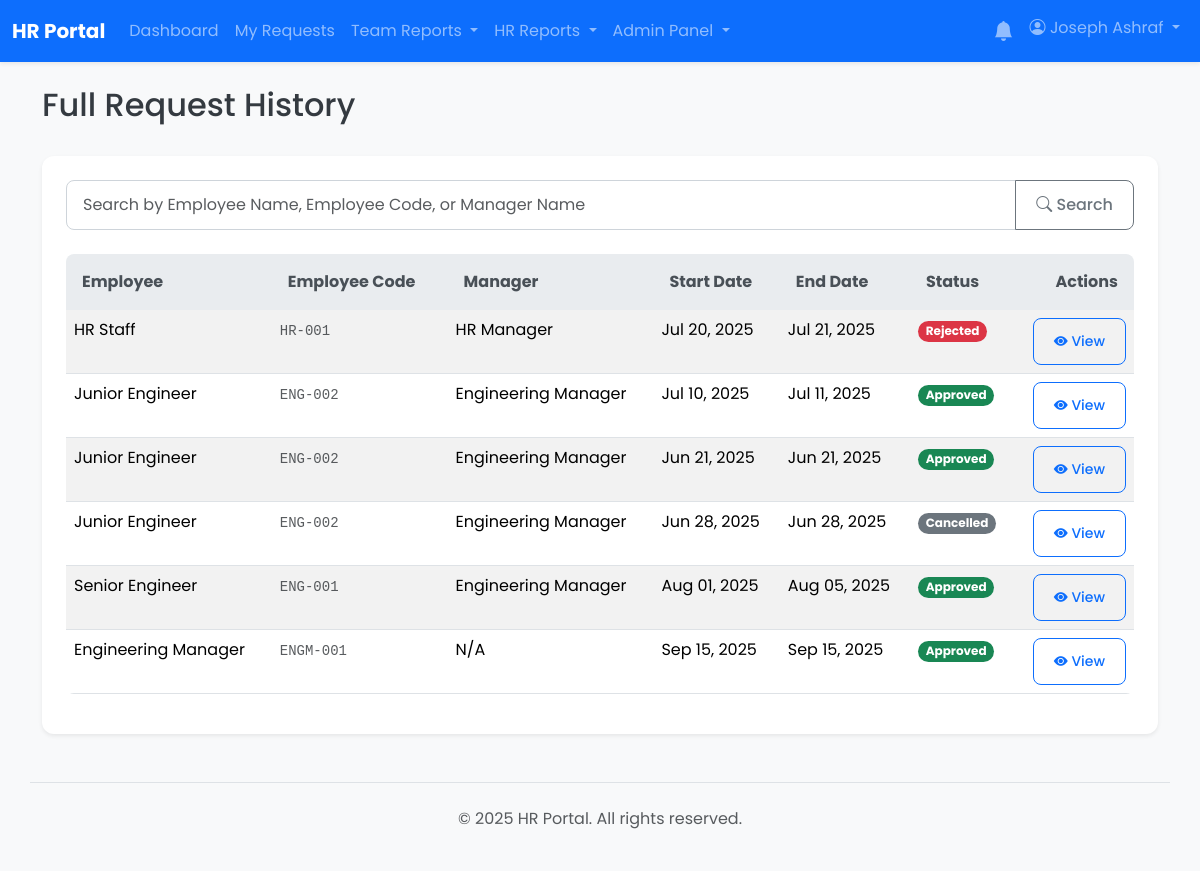
Page /reports/hr_history.php (signed in) on the committed database.
### tables this page shows
CREATE TABLE `vacation_requests` (
  `id` int(11) NOT NULL,
  `user_id` int(11) NOT NULL,
  `start_date` date NOT NULL,
  `end_date` date NOT NULL,
  `duration_days` int(11) DEFAULT NULL,
  `reason` text DEFAULT NULL,
  `manager_id` int(11) DEFAULT NULL,
  `status` enum('pending_manager','pending_hr','approved','rejected','cancelled') NOT NULL DEFAULT 'pending_manager',
  `leave_type_id` int(11) DEFAULT NULL,
  `manager_action_at` timestamp NULL DEFAULT NULL,
  `hr_id` int(11) DEFAULT NULL,
  `hr_action_at` timestamp NULL DEFAULT NULL,
  `rejection_reason` text DEFAULT NULL,
  `created_at` timestamp NOT NULL DEFAULT current_timestamp()
);

CREATE TABLE `users` (
  `id` int(11) NOT NULL,
  `employee_code` varchar(50) DEFAULT NULL,
  `full_name` varchar(255) NOT NULL,
  `email` varchar(255) NOT NULL,
  `password` varchar(255) NOT NULL,
  `role` enum('user','manager','hr','hr_manager','admin') NOT NULL DEFAULT 'user',
  `shift_id` int(11) DEFAULT NULL,
  `department_id` int(11) DEFAULT NULL,
  `direct_manager_id` int(11) DEFAULT NULL,
  `is_active` tinyint(1) NOT NULL DEFAULT 1,
  `must_change_password` tinyint(1) NOT NULL DEFAULT 0,
  `created_at` timestamp NOT NULL DEFAULT current_timestamp(),
  `updated_at` timestamp NOT NULL DEFAULT current_timestamp() ON UPDATE current_timestamp()
);

### app/core/helpers.php (called while the page is built, shortened)
<?php
function getStatusBadgeClass($status) {
    $map = [
        'pending_manager' => 'bg-warning text-dark',
        'pending_hr' => 'bg-info text-dark',
        'approved' => 'bg-success',
        'rejected' => 'bg-danger',
        'cancelled' => 'bg-secondary',
    ];
    return $map[$status] ?? 'bg-light text-dark';
}
function getStatusText($status) {
    return ucwords(str_replace('_', ' ', $status));
}

### reports/hr_history.php (the view, shortened to what this page needs)
<?php
require_once __DIR__ . '/../app/core/database.php';
require_once __DIR__ . '/../app/core/helpers.php';
$sql = "
    SELECT r.*, u.full_name AS user_name, u.employee_code AS user_employee_code, m.full_name AS manager_name
    FROM vacation_requests r
    JOIN users u ON r.user_id = u.id
    LEFT JOIN users m ON r.manager_id = m.id
";
$params = [];
$sql .= " ORDER BY r.created_at DESC";
try {
    $stmt = $pdo->prepare($sql);
    $stmt->execute($params);
    $requests = $stmt->fetchAll();
} catch (PDOException $e) {
    error_log("Error fetching HR history: " . $e->getMessage());
    $requests = [];
}
include __DIR__ . '/../app/templates/header.php';
?>
<div class="d-flex justify-content-between align-items-center mb-4">
    <h1 class="h2">Full Request History</h1>
</div>
<div class="card shadow-sm">
    <div class="card-body">
        <form action="hr_history.php" method="get" class="mb-4">
            <div class="input-group">
                <input type="text" class="form-control" placeholder="Search by Employee Name, Employee Code, or Manager Name" name="search" value="<?= htmlspecialchars($_GET['search'] ?? '') ?>">
                <button class="btn btn-outline-secondary" type="submit"><i class="bi bi-search"></i> Search</button>
            </div>
        </form>
        <div class="table-responsive">
            <table class="table table-striped table-hover">
                <thead class="table-light"><tr><th>Employee</th><th>Employee Code</th><th>Manager</th><th>Start Date</th><th>End Date</th><th>Status</th><th class="text-end">Actions</th></tr></thead> <tbody>
                    <?php if (empty($requests)): ?>
                        <tr><td colspan="7" class="text-center text-muted p-4">No requests found in the system.</td></tr> <?php else: ?>
                        <?php foreach ($requests as $request): ?>
                            <tr>
                                <td><?= htmlspecialchars($request['user_name']) ?></td>
                                <td><code class="text-muted"><?= htmlspecialchars($request['user_employee_code'] ?? 'N/A') ?></code></td> <td><?= htmlspecialchars($request['manager_name'] ?? 'N/A') ?></td>
                                <td><?= date('M d, Y', strtotime($request['start_date'])) ?></td>
                                <td><?= date('M d, Y', strtotime($request['end_date'])) ?></td>
                                <td><span class="badge rounded-pill <?= getStatusBadgeClass($request['status']) ?>"><?= getStatusText($request['status']) ?></span></td>
                                <td class="text-end"><a href="/requests/view.php?id=<?= htmlspecialchars($request['id']) ?>" class="btn btn-sm btn-outline-primary"><i class="bi bi-eye-fill"></i> View</a></td>
                            </tr>
                        <?php endforeach; ?>
                    <?php endif; ?>
                </tbody>
            </table>
        </div>
    </div>
</div>
<?php include __DIR__ . '/../app/templates/footer.php'; ?>

### css/style.css (style rules this page uses)
* { box-sizing: border-box; }
html, body { height: 100%; margin: 0; padding: 0; }
body { font-family: 'Poppins', sans-serif; background-color: #f0f2f5; color: #343a40; }
a { color: #007bff; text-decoration: none; transition: color 0.2s ease-in-out; }
.card { border: none; border-radius: 0.75rem; box-shadow: 0 4px 12px rgba(0, 0, 0, 0.08); }
.card-body { padding: 1.5rem; }
.form-control, .form-select { border-radius: 0.5rem; border: 1px solid #ced4da; padding: 0.75rem 1rem; }
.btn { border-radius: 0.5rem; font-weight: 500; padding: 0.75rem 1.25rem; }
.table { border-radius: 0.5rem; overflow: hidden; }
.table thead th { background-color: #e9ecef; color: #495057; border-bottom: none; padding: 1rem; }
.table-striped tbody tr:nth-of-type(odd) { background-color: #f8f9fa; }
.mb-4 { margin-bottom: 1.5rem !important; }

### rows in the picture
vacation_requests: user.full_name "HR Staff", user.employee_code "HR-001", manager.full_name "HR Manager", start_date "Jul 20, 2025", end_date "Jul 21, 2025", status "Rejected"
vacation_requests: user.full_name "Junior Engineer", user.employee_code "ENG-002", manager.full_name "Engineering Manager", start_date "Jul 10, 2025", end_date "Jul 11, 2025", status "Approved"
vacation_requests: user.full_name "Junior Engineer", user.employee_code "ENG-002", manager.full_name "Engineering Manager", start_date "Jun 21, 2025", end_date "Jun 21, 2025", status "Approved"
vacation_requests: user.full_name "Junior Engineer", user.employee_code "ENG-002", manager.full_name "Engineering Manager", start_date "Jun 28, 2025", end_date "Jun 28, 2025", status "Cancelled"
vacation_requests: user.full_name "Senior Engineer", user.employee_code "ENG-001", manager.full_name "Engineering Manager", start_date "Aug 01, 2025", end_date "Aug 05, 2025", status "Approved"
vacation_requests: user.full_name "Engineering Manager", user.employee_code "ENGM-001", manager_name "N/A", start_date "Sep 15, 2025", end_date "Sep 15, 2025", status "Approved"

### other values in the picture
SITE_NAME "HR Portal"
$_SESSION['full_name'] "Joseph Ashraf"
